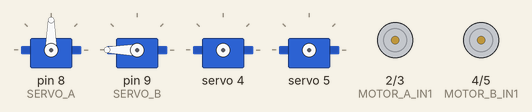
Simulated run of this sketch. Board: Arduino Nano, built with avr-gcc and run on an emulated ATmega328P. Parts: 4 × servo, motor-driver pin pairs drawn as motors (green arrow = first pin HIGH = forward, orange = second pin HIGH = backward, longer = more drive).

Above: at 0.05 s.
At 2.5 s:
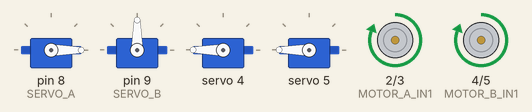
At 5.0 s:
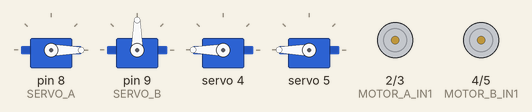
Timing chart, 0 to 6.5 s (numbered marks = the images above):
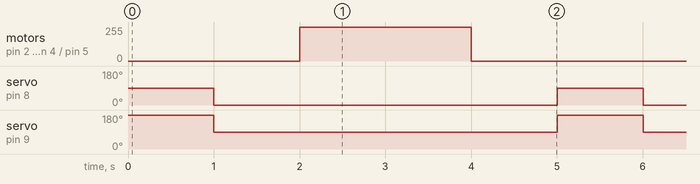

The sketch:

Drivetires_1.0.1.ino
```cpp
#include <Wire.h>
#include <Adafruit_PWMServoDriver.h>
#include <Servo.h>

// I2C address of PCA9685
#define PCA9685_ADDR 0x40

// PCA9685 Channels
#define MOTOR_A_PWM 4  // Channel 4 for Motor A PWM (speed control)
#define MOTOR_B_PWM 5  // Channel 5 for Motor B PWM (speed control)
#define SERVO_A 8      // Channel 8 for Servo A
#define SERVO_B 9      // Channel 9 for Servo B

// H-Bridge IN pins connected to Arduino Nano
#define MOTOR_A_IN1 2  // IN1 for Motor A
#define MOTOR_A_IN2 3  // IN2 for Motor A
#define MOTOR_B_IN1 4  // IN1 for Motor B
#define MOTOR_B_IN2 5  // IN2 for Motor B

// Create PWM object
Adafruit_PWMServoDriver pwm = Adafruit_PWMServoDriver(PCA9685_ADDR);

Servo myServoA; // Create servo object for Servo A
Servo myServoB; // Create servo object for Servo B

void setup() {
  // Initialize I2C communication and PCA9685
  Wire.begin();
  pwm.begin();
  pwm.setPWMFreq(60);  // Set frequency to 60 Hz for servos

  // Attach servos to their channels on the PCA9685
  myServoA.attach(SERVO_A);
  myServoB.attach(SERVO_B);

  // Set motor control pins as outputs
  pinMode(MOTOR_A_IN1, OUTPUT);
  pinMode(MOTOR_A_IN2, OUTPUT);
  pinMode(MOTOR_B_IN1, OUTPUT);
  pinMode(MOTOR_B_IN2, OUTPUT);

  // Set initial motor states (stop)
  stopMotors();
}

void loop() {
  // Example: Move Servo A to 90 degrees and Servo B to 180 degrees
  myServoA.write(90);
  myServoB.write(180);
  delay(1000);

  // Example: Move Servo A to 0 degrees and Servo B to 90 degrees
  myServoA.write(0);
  myServoB.write(90);
  delay(1000);

  // Example: Drive motors forward at 75% speed
  driveMotor(MOTOR_A_IN1, MOTOR_A_IN2, MOTOR_A_PWM, 3072); // 3072 is 75% of 4096 (12-bit PWM)
  driveMotor(MOTOR_B_IN1, MOTOR_B_IN2, MOTOR_B_PWM, 3072);
  delay(2000);

  // Stop motors
  stopMotors();
  delay(1000);
}

// Function to drive a motor
void driveMotor(uint8_t in1, uint8_t in2, uint8_t pwmChannel, uint16_t speed) {
  // Set direction to forward
  digitalWrite(in1, HIGH);
  digitalWrite(in2, LOW);

  // Set speed
  pwm.setPWM(pwmChannel, 0, speed);
}

// Function to stop motors
void stopMotors() {
  // Set all motor direction pins low
  digitalWrite(MOTOR_A_IN1, LOW);
  digitalWrite(MOTOR_A_IN2, LOW);
  digitalWrite(MOTOR_B_IN1, LOW);
  digitalWrite(MOTOR_B_IN2, LOW);

  // Set motor speed to 0
  pwm.setPWM(MOTOR_A_PWM, 0, 0);
  pwm.setPWM(MOTOR_B_PWM, 0, 0);
}
```

Measured:
- by itself, servo on pin 8 (SERVO_A): alternates 90° for 1.0 s and 0° for 4.0 s
- by itself, servo on pin 9 (SERVO_B): alternates 180° for 1.0 s and 90° for 4.0 s
- by itself, motor on pin 2 (MOTOR_A_IN1) / pin 3 (MOTOR_A_IN2), motor on pin 4 (MOTOR_B_IN1) / pin 5 (MOTOR_B_IN2): alternates forward 255/255 for 2.0 s and stopped for 3.0 s
